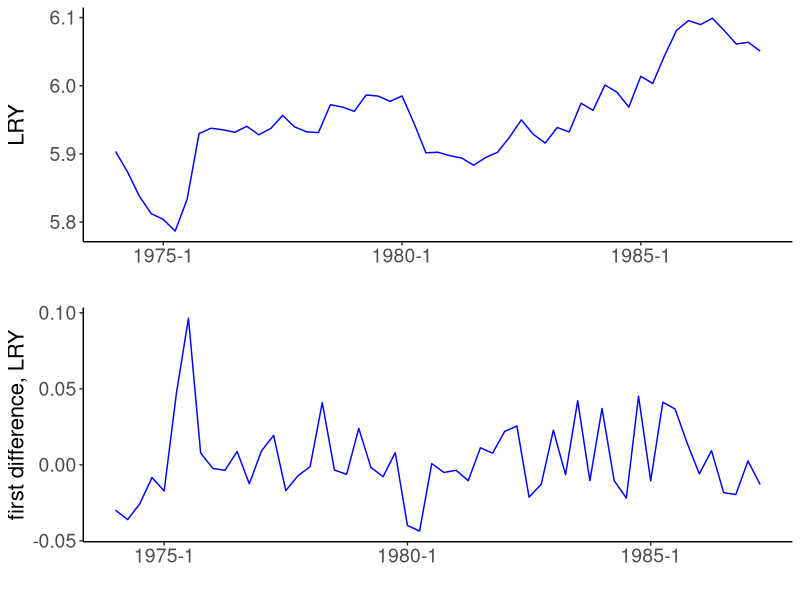

Source code (R):
## ---- chunk 1
#| code-fold: true
#| message: false
#| warning: false
#| label: fig-fig1
#| fig-cap: "Time series to be tested for stationarity. On the left, the natural logarithm of real income vs. time; on the right its first difference."

library(tidyverse)
library(grid)
library(zoo)
library(urca)

data(denmark)
attach(denmark)
denmark <- as.data.frame(denmark)
a <- as.character(ENTRY)
k <- length(a)
for (i in 1:k) substring(a[i], first = 5, last = 5) = "-"
ENTRY <- as.yearqtr(as.factor(a))

df_ts  <- data.frame(x = ENTRY, y = LRY)
df_dts <- data.frame(x = ENTRY[1:k-1], y = diff(LRY))

my_theme = theme(
  axis.title.x = element_text(size = 16),
  axis.text.x = element_text(size = 14),
  axis.title.y = element_text(size = 16),
  axis.text.y = element_text(size = 14),
  legend.title = element_text(size = 14),
  legend.text = element_text(size = 14),
  panel.border = element_blank(),
  panel.grid.major = element_blank(),
  panel.grid.minor = element_blank(),
  panel.background = element_blank(),
  axis.line = element_line(colour = "black"))

p_ts <- ggplot(df_ts, aes(x, y)) +
  geom_line(color = "blue") +
  labs(x = "",
       y = "LRY") + 
  my_theme

p_dts <- ggplot(df_dts, aes(x, y)) +
  geom_line(color = "blue") +
  labs(x = "",
       y = "first difference, LRY") + 
  my_theme

grid.newpage()
grid.draw(rbind(ggplotGrob(p_ts), ggplotGrob(p_dts), size = "last"))
